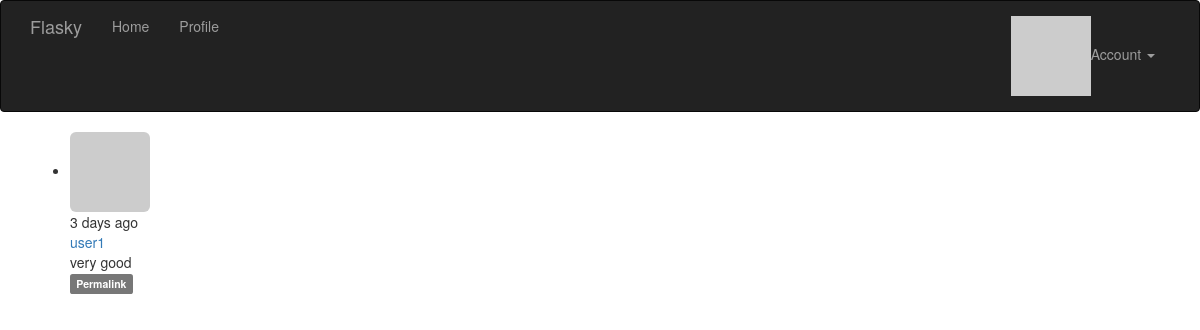
The app's page /post/3 (signed in) with its own data.
### App/models.py (models this page shows, shortened)
class Post(db.Model):
    __tablename__='posts'
    id=db.Column(db.Integer ,primary_key=True)
    body=db.Column(db.Text )
    timestamp=db.Column(db.DateTime,index=True,default=datetime.utcnow)
    author_id=db.Column(db.Integer,db.ForeignKey('users.id'))
    body_html=db.Column(db.Text)

class User(UserMixin,db.Model):
    __tablename__='users'
    id=db.Column(db.Integer,primary_key=True)
    username=db.Column(db.String(64),unique=True,index=True)
    role_id=db.Column(db.Integer,db.ForeignKey('roles.id'))#外键
    password_hash =db.Column(db.String(128))
    email=db.Column(db.String(64),unique=True,index=True)
    confirmed=db.Column(db.Boolean,default=False)   #判断用户是否已经确认过了
    name=db.Column(db.String(64))
    location=db.Column(db.String(64))
    about_me=db.Column(db.Text())
    member_since=db.Column(db.DateTime(),default=datetime.utcnow)
    last_seen=db.Column(db.DateTime(),default=datetime.utcnow)#default为默认值，可直接指定函数
    avatar_hash = db.Column(db.String(32))
    posts=db.relationship('Post',backref='author',lazy='dynamic')
    followed=db.relationship('Follow',foreign_keys=[Follow.follower_id],backref=db.backref('follower',lazy='joined'),
                             lazy='dynamic',cascade='all,delete-orphan')
    followers=db.relationship('Follow',foreign_keys=[Follow.followed_id],backref=db.backref('followed',lazy='joined'),
                              lazy='dynamic',cascade='all,delete-orphan')
    def can(self,permissions):  #判断权限
        return self.role is not None and (self.role.permissions & permissions) ==permissions
    def is_administrator(self):
        return self.can(Permission.ADMINISTER)
    def ping(self):
        self.last_seen=datetime.utcnow()
        db.session.add(self)
    @property       #规定了密码不能被读取
    def password(self):
        raise AttributeError('password is not a readable attribute')
    def gravatar(self,size=100,default='identicon',rating='g'):#构建Gravatar URL方法。
        if request.is_secure:
            url='https://secure.gravatar.com/avatar'
        else:
            url='http://www.gravatar.com/avatar'
        hash=self.avatar_hash or hashlib.md5(self.email.encode('utf-8')).hexdigest()
        return '{url}/{hash}?s={size}&d={default}&r={rating}'.format(url=url,hash=hash,size=size,default=default,rating=rating)

### App/main/views.py (the view)
@main.route('/post/<int:id>')
def post(id):
    post = Post.query.get_or_404(id)
    return render_template('post.html', posts=[post])

### App/auth/views.py (called while the page is built)
@auth.before_app_request        #before_app_request是一个钩子，每次请求都会调用该视图函数
def before_request():           #用来处理注册但是未邮箱确认的用户所能看到的信息
    if current_user.is_authenticated :
        current_user.ping()
        if not current_user.confirmed and request.endpoint[:5] !='auth.'\
                                        and request.endpoint !='static':
            return redirect(url_for('auth.unconfirmed'))

### App/main/__init__.py (called while the page is built)
@main.app_context_processor     #上下文处理器，让定义的变量在所有模板中全局可访问
def inject_permissions():
    return dict(Permission=Permission)

### App/models.py (called while the page is built)
@login_manager.user_loader      #用来回调用户的标识符来确认这个用户身份
def load_user(user_id):
    return User.query.get(int(user_id))

### App/templates/post.html (shortened to what this page needs)
{% extends "base.html" %}
{% block page_content %}
{% include '_posts.html' %}
{% endblock %}

### App/templates/_posts.html (shortened to what this page needs)
<ul class="posts">
    {% for post in posts %}
    <li class="post">
        <div class="post-thumbnail">
            <a href="{{ url_for('.user', username=post.author.username) }}">
                <img class="img-rounded profile-thumbnail" src="{{ post.author.gravatar(size=40) }}">
            </a>
        </div>
        <div class="post-content">
            <div class="post-date">{{ moment(post.timestamp).fromNow() }}</div>
            <div class="post-author"><a href="{{ url_for('.user', username=post.author.username) }}">{{ post.author.username }}</a></div>
            <div class="post-body">
                {% if post.body_html %}
                    {{ post.body_html | safe }}
                {% else %}
                    {{ post.body }}
                {% endif %}
            </div>
            <div class="post-footer">
                <a href="{{ url_for('.post',id=post.id ) }}">
                    <span class="label label-default">Permalink</span>
                </a>
            </div>
        </div>
    </li>
    {% endfor %}
</ul>

### records on screen
Post: timestamp "3 days ago", author.username "user1", body "very good"
